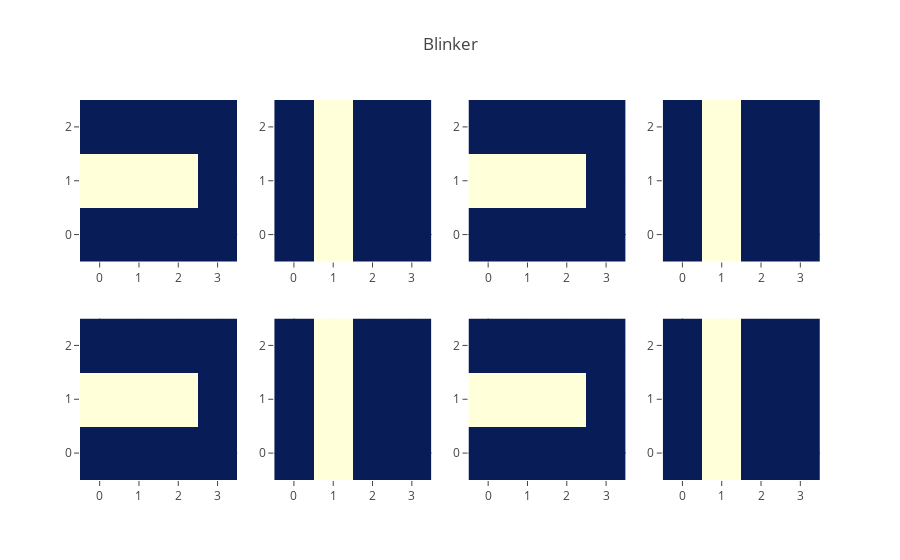

The cell this chart's notebook holds for it:
### Code cell
X0 = np.array([
    [0, 0, 0, 0],
    [1, 1, 1, 0],
    [0, 0, 0, 0],
])

Y0 = game_of_life(X0, 8)

figure = tools.make_subplots(rows=2, cols=4, print_grid=False)

figure.append_trace(go.Heatmap(z=Y0[0], colorscale='YlGnBu', showscale=False), 1, 1)
figure.append_trace(go.Heatmap(z=Y0[1], colorscale='YlGnBu', showscale=False, zmin=0, zmax=1), 1, 2)
figure.append_trace(go.Heatmap(z=Y0[2], colorscale='YlGnBu', showscale=False, zmin=0, zmax=1), 1, 3)
figure.append_trace(go.Heatmap(z=Y0[3], colorscale='YlGnBu', showscale=False, zmin=0, zmax=1), 1, 4)
figure.append_trace(go.Heatmap(z=Y0[4], colorscale='YlGnBu', showscale=False, zmin=0, zmax=1), 2, 1)
figure.append_trace(go.Heatmap(z=Y0[5], colorscale='YlGnBu', showscale=False, zmin=0, zmax=1), 2, 2)
figure.append_trace(go.Heatmap(z=Y0[6], colorscale='YlGnBu', showscale=False, zmin=0, zmax=1), 2, 3)
figure.append_trace(go.Heatmap(z=Y0[7], colorscale='YlGnBu', showscale=False, zmin=0, zmax=1), 2, 4)

figure['layout'].update(title='Blinker')

py.iplot(figure)

### Figure 1 — Plotly figure (JSON) as saved in the notebook; plotly's stock layout.template omitted (floating-point values rounded to 4 significant figures)
{"data": [{"colorscale": "YlGnBu", "showscale": false, "type": "heatmap", "uid": "3386c180-3589-48df-8c61-ba52a6a5009e", "xaxis": "x", "yaxis": "y", "z": [[0, 0, 0, 0], [1, 1, 1, 0], [0, 0, 0, 0]]}, {"colorscale": "YlGnBu", "showscale": false, "type": "heatmap", "uid": "5de00754-1990-4667-83f2-5b79432bd297", "xaxis": "x2", "yaxis": "y2", "z": [[0, 1, 0, 0], [0, 1, 0, 0], [0, 1, 0, 0]], "zmax": 1, "zmin": 0}, {"colorscale": "YlGnBu", "showscale": false, "type": "heatmap", "uid": "7e084323-6dee-4c98-a5fb-5605537fa42a", "xaxis": "x3", "yaxis": "y3", "z": [[0, 0, 0, 0], [1, 1, 1, 0], [0, 0, 0, 0]], "zmax": 1, "zmin": 0}, {"colorscale": "YlGnBu", "showscale": false, "type": "heatmap", "uid": "32ab3622-811c-4d2e-befb-ac29552e1c19", "xaxis": "x4", "yaxis": "y4", "z": [[0, 1, 0, 0], [0, 1, 0, 0], [0, 1, 0, 0]], "zmax": 1, "zmin": 0}, {"colorscale": "YlGnBu", "showscale": false, "type": "heatmap", "uid": "53c4e3af-5ba1-4044-85b3-95eeedff9ecf", "xaxis": "x5", "yaxis": "y5", "z": [[0, 0, 0, 0], [1, 1, 1, 0], [0, 0, 0, 0]], "zmax": 1, "zmin": 0}, {"colorscale": "YlGnBu", "showscale": false, "type": "heatmap", "uid": "65a89432-3045-4938-85b8-8693e0d6c7d4", "xaxis": "x6", "yaxis": "y6", "z": [[0, 1, 0, 0], [0, 1, 0, 0], [0, 1, 0, 0]], "zmax": 1, "zmin": 0}, {"colorscale": "YlGnBu", "showscale": false, "type": "heatmap", "uid": "879e9edc-6db8-4795-bbfc-98604003485d", "xaxis": "x7", "yaxis": "y7", "z": [[0, 0, 0, 0], [1, 1, 1, 0], [0, 0, 0, 0]], "zmax": 1, "zmin": 0}, {"colorscale": "YlGnBu", "showscale": false, "type": "heatmap", "uid": "2c08cbdb-c6be-44cf-ae0a-d03cb1dd49e8", "xaxis": "x8", "yaxis": "y8", "z": [[0, 1, 0, 0], [0, 1, 0, 0], [0, 1, 0, 0]], "zmax": 1, "zmin": 0}], "layout": {"title": {"text": "Blinker"}, "xaxis": {"anchor": "y", "domain": [0, 0.2125]}, "xaxis2": {"anchor": "y2", "domain": [0.2625, 0.475]}, "xaxis3": {"anchor": "y3", "domain": [0.525, 0.7375]}, "xaxis4": {"anchor": "y4", "domain": [0.7875, 1]}, "xaxis5": {"anchor": "y5", "domain": [0, 0.2125]}, "xaxis6": {"anchor": "y6", "domain": [0.2625, 0.475]}, "xaxis7": {"anchor": "y7", "domain": [0.525, 0.7375]}, "xaxis8": {"anchor": "y8", "domain": [0.7875, 1]}, "yaxis": {"anchor": "x", "domain": [0.575, 1]}, "yaxis2": {"anchor": "x2", "domain": [0.575, 1]}, "yaxis3": {"anchor": "x3", "domain": [0.575, 1]}, "yaxis4": {"anchor": "x4", "domain": [0.575, 1]}, "yaxis5": {"anchor": "x5", "domain": [0, 0.425]}, "yaxis6": {"anchor": "x6", "domain": [0, 0.425]}, "yaxis7": {"anchor": "x7", "domain": [0, 0.425]}, "yaxis8": {"anchor": "x8", "domain": [0, 0.425]}}}
